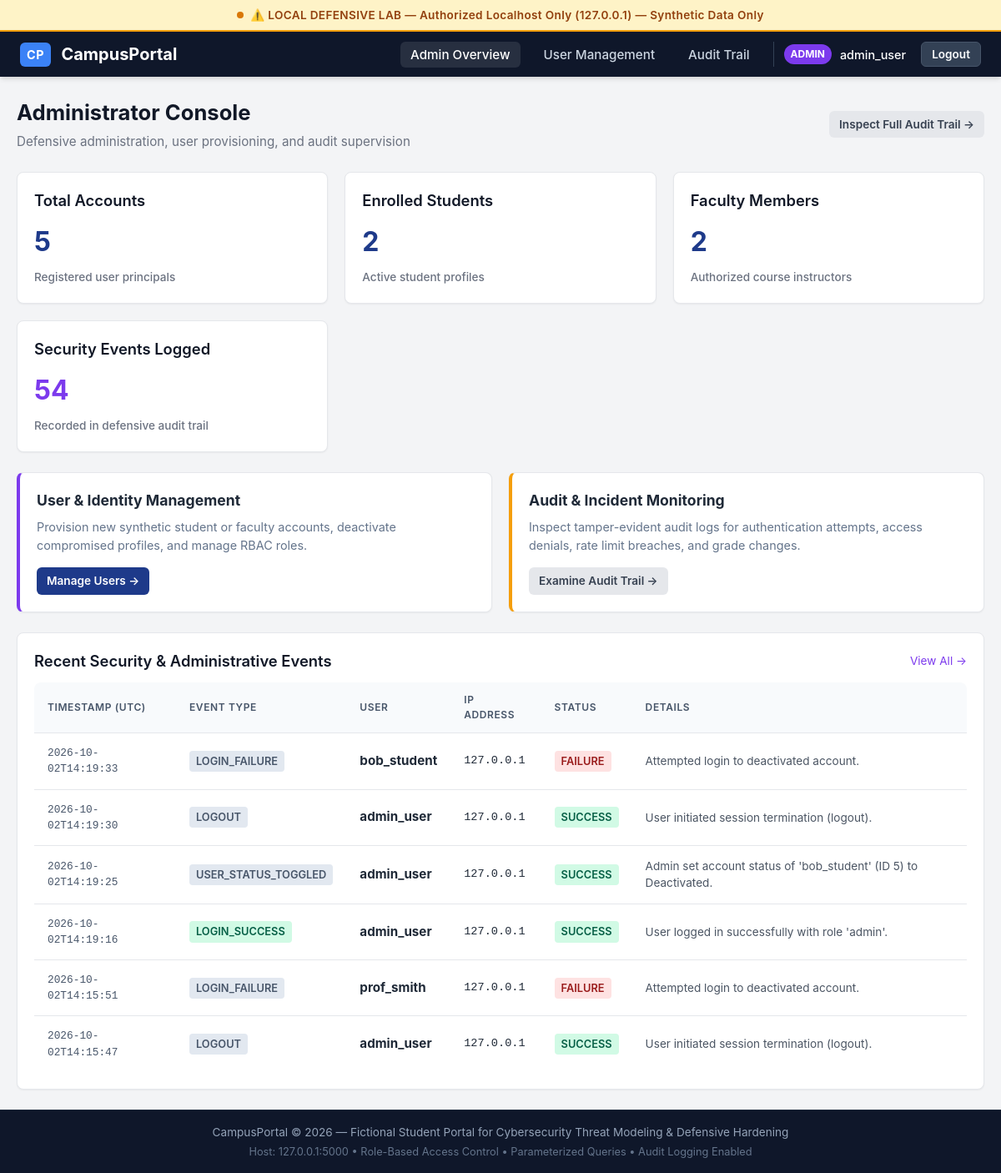
The page /admin/dashboard (signed in) on the database its author committed.
### tables this page shows
CREATE TABLE users (
            id INTEGER PRIMARY KEY AUTOINCREMENT,
            username TEXT UNIQUE NOT NULL,
            password_hash TEXT NOT NULL,
            role TEXT NOT NULL CHECK(role IN ('student', 'faculty', 'admin')),
            is_active INTEGER NOT NULL DEFAULT 1,
            created_at TEXT NOT NULL,
            last_login TEXT
        );

CREATE TABLE audit_logs (
            id INTEGER PRIMARY KEY AUTOINCREMENT,
            timestamp TEXT NOT NULL,
            event_type TEXT NOT NULL,
            user_id INTEGER,
            username TEXT,
            ip_address TEXT NOT NULL,
            status TEXT NOT NULL,
            details TEXT NOT NULL
        );

### app.py (the view)
    @app.route("/admin/dashboard")
    @roles_required("admin")
    def admin_dashboard():
        conn = get_db_connection(app.config["DATABASE_PATH"])
        total_users = conn.execute("SELECT COUNT(*) FROM users").fetchone()[0]
        total_students = conn.execute("SELECT COUNT(*) FROM students").fetchone()[0]
        total_faculty = conn.execute("SELECT COUNT(*) FROM faculty").fetchone()[0]
        total_audit_events = conn.execute("SELECT COUNT(*) FROM audit_logs").fetchone()[0]
        recent_logs = conn.execute("""
            SELECT * FROM audit_logs ORDER BY timestamp DESC LIMIT 6
        """).fetchall()
        conn.close()
        stats = {
            "total_users": total_users,
            "total_students": total_students,
            "total_faculty": total_faculty,
            "total_audit_events": total_audit_events
        }
        return render_template("admin/dashboard.html", stats=stats, recent_logs=recent_logs)

### database.py (called while the page is built)
def get_db_connection(db_path=None):
    if db_path is None:
        try:
            from flask import current_app
            if current_app and current_app.config.get("DATABASE_PATH"):
                db_path = current_app.config["DATABASE_PATH"]
        except (RuntimeError, ImportError):
            pass
    path = db_path or Config.DATABASE_PATH
    conn = sqlite3.connect(path)
    conn.row_factory = sqlite3.Row
    conn.execute("PRAGMA foreign_keys = ON")
    return conn

### security.py (called while the page is built, shortened)
def generate_csrf_token() -> str:
    if "_csrf_token" not in session:
        session["_csrf_token"] = secrets.token_hex(24)
    return session["_csrf_token"]

def roles_required(*allowed_roles):
    def decorator(f):
        @wraps(f)
        def decorated_function(*args, **kwargs):
            user_id = session.get("user_id")
            role = session.get("role")
            username = session.get("username")
            if not user_id or not role:
                flash("Please log in to access this page.", "warning")
                return redirect(url_for("login", next=request.path))
            conn = get_db_connection()
            user = conn.execute(
                "SELECT id, is_active, role FROM users WHERE id = ?", (user_id,)
            ).fetchone()
            conn.close()
            return f(*args, **kwargs)
        return decorated_function
    return decorator

### templates/admin/dashboard.html (shortened to what this page needs)
{% extends "base.html" %}
{% block content %}
<div class="page-header">
  <div>
    <h1 class="page-title">Administrator Console</h1>
    <p class="page-subtitle">Defensive administration, user provisioning, and audit supervision</p>
  </div>
  <div>
    <a href="{{ url_for('admin_audit') }}" class="btn btn-secondary btn-sm">Inspect Full Audit Trail &rarr;</a>
  </div>
</div>
<div class="grid-container">
  <div class="card">
    <div class="card-title">Total Accounts</div>
    <div class="metric-value">{{ stats.total_users }}</div>
    <div class="metric-label">Registered user principals</div>
  </div>
  <div class="card">
    <div class="card-title">Enrolled Students</div>
    <div class="metric-value">{{ stats.total_students }}</div>
    <div class="metric-label">Active student profiles</div>
  </div>
  <div class="card">
    <div class="card-title">Faculty Members</div>
    <div class="metric-value">{{ stats.total_faculty }}</div>
    <div class="metric-label">Authorized course instructors</div>
  </div>
  <div class="card">
    <div class="card-title">Security Events Logged</div>
    <div class="metric-value" style="color: #7c3aed;">{{ stats.total_audit_events }}</div>
    <div class="metric-label">Recorded in defensive audit trail</div>
  </div>
</div>
<div class="grid-container" style="margin-bottom: 24px;">
  <div class="card" style="border-left: 4px solid var(--badge-admin);">
    <h3 style="font-size: 1.1rem; margin-bottom: 8px;">User &amp; Identity Management</h3>
    <p style="color: #64748b; font-size: 0.9rem; margin-bottom: 16px;">
      Provision new synthetic student or faculty accounts, deactivate compromised profiles, and manage RBAC roles.
    </p>
    <a href="{{ url_for('admin_users') }}" class="btn btn-primary btn-sm">Manage Users &rarr;</a>
  </div>
  <div class="card" style="border-left: 4px solid #f59e0b;">
    <h3 style="font-size: 1.1rem; margin-bottom: 8px;">Audit &amp; Incident Monitoring</h3>
    <p style="color: #64748b; font-size: 0.9rem; margin-bottom: 16px;">
      Inspect tamper-evident audit logs for authentication attempts, access denials, rate limit breaches, and grade changes.
    </p>
    <a href="{{ url_for('admin_audit') }}" class="btn btn-secondary btn-sm">Examine Audit Trail &rarr;</a>
  </div>
</div>
<div class="card">
  <div class="card-title">
    <span>Recent Security &amp; Administrative Events</span>
    <a href="{{ url_for('admin_audit') }}" style="font-size: 0.85rem; font-weight: normal; color: #7c3aed; text-decoration: none;">View All &rarr;</a>
  </div>
  <div class="table-responsive" style="border: none; box-shadow: none; margin-bottom: 0;">
    <table class="portal-table">
      <thead>
        <tr>
          <th>Timestamp (UTC)</th>
          <th>Event Type</th>
          <th>User</th>
          <th>IP Address</th>
          <th>Status</th>
          <th>Details</th>
        </tr>
      </thead>
      <tbody>
        {% for log in recent_logs %}
          <tr>
            <td style="font-family: monospace; font-size: 0.8rem; color: #475569;">{{ log.timestamp[:19] }}</td>
            <td>
              <span class="badge {% if log.event_type in ['LOGIN_SUCCESS', 'SYSTEM_INIT'] %}badge-success{% elif log.event_type in ['ACCESS_DENIED', 'AUTH_REJECTED', 'LOGIN_RATE_LIMITED'] %}badge-danger{% else %}badge-neutral{% endif %}">
                {{ log.event_type }}
              </span>
            </td>
            <td><strong>{{ log.username or 'Anonymous' }}</strong></td>
            <td style="font-family: monospace; font-size: 0.85rem;">{{ log.ip_address }}</td>
            <td>
              <span class="badge {% if log.status == 'SUCCESS' %}badge-success{% else %}badge-danger{% endif %}">
                {{ log.status }}
              </span>
            </td>
            <td style="font-size: 0.85rem; color: #4b5563;">{{ log.details }}</td>
          </tr>
        {% else %}
          <tr>
            <td colspan="6" style="text-align: center; color: #64748b;">No recent audit logs.</td>
          </tr>
        {% endfor %}
      </tbody>
    </table>
  </div>
</div>
{% endblock %}

### templates/base.html (shortened to what this page needs)
<!DOCTYPE html>
<html lang="en">
<head>
  <link rel="stylesheet" href="{{ url_for('static', filename='css/style.css') }}">
</head>
<body>
  <div class="lab-banner" role="alert">
    <span class="pulse-dot"></span>
    <span>⚠️ LOCAL DEFENSIVE LAB — Authorized Localhost Only (127.0.0.1) — Synthetic Data Only</span>
  </div>
  <nav class="navbar">
    <a href="{{ url_for('index') }}" class="navbar-brand">
      <span class="logo-badge">CP</span>
      <span>CampusPortal</span>
    </a>
    <ul class="nav-links">
      {% if session.get('user_id') %}
        {% set role = session.get('role') %}
        {% if role == 'student' %}
          <li><a href="{{ url_for('student_dashboard') }}" class="{% if request.path == url_for('student_dashboard') %}active{% endif %}">Dashboard</a></li>
          <li><a href="{{ url_for('student_profile') }}" class="{% if request.path == url_for('student_profile') %}active{% endif %}">My Profile</a></li>
          <li><a href="{{ url_for('student_grades') }}" class="{% if request.path == url_for('student_grades') %}active{% endif %}">Grades</a></li>
          <li><a href="{{ url_for('student_attendance') }}" class="{% if request.path == url_for('student_attendance') %}active{% endif %}">Attendance</a></li>
        {% elif role == 'faculty' %}
          <li><a href="{{ url_for('faculty_dashboard') }}" class="{% if request.path == url_for('faculty_dashboard') %}active{% endif %}">Faculty Dashboard</a></li>
          <li><a href="{{ url_for('faculty_grades') }}" class="{% if request.path == url_for('faculty_grades') %}active{% endif %}">Manage Grades</a></li>
        {% elif role == 'admin' %}
          <li><a href="{{ url_for('admin_dashboard') }}" class="{% if request.path == url_for('admin_dashboard') %}active{% endif %}">Admin Overview</a></li>
          <li><a href="{{ url_for('admin_users') }}" class="{% if request.path == url_for('admin_users') %}active{% endif %}">User Management</a></li>
          <li><a href="{{ url_for('admin_audit') }}" class="{% if request.path == url_for('admin_audit') %}active{% endif %}">Audit Trail</a></li>
        {% endif %}
        <li class="user-profile-badge">
          <span class="role-pill role-{{ role }}">{{ role }}</span>
          <span style="font-weight: 500; font-size: 0.9rem;">{{ session.get('username') }}</span>
          <form action="{{ url_for('logout') }}" method="POST" style="display: inline; margin-left: 8px;">
            <button type="submit" class="btn btn-secondary btn-sm" style="background-color: #334155; color: #f8fafc; border: 1px solid #475569;">Logout</button>
          </form>
        </li>
      {% else %}
        <li><a href="{{ url_for('login') }}" class="btn btn-primary btn-sm">Sign In</a></li>
      {% endif %}
    </ul>
  </nav>
  <main class="main-content">
    {% block content %}{% endblock %}
  </main>
  <footer class="portal-footer">
    <p>CampusPortal &copy; 2026 — Fictional Student Portal for Cybersecurity Threat Modeling &amp; Defensive Hardening</p>
    <p style="margin-top: 4px; font-size: 0.8rem; color: #64748b;">
      Host: 127.0.0.1:5000 &bull; Role-Based Access Control &bull; Parameterized Queries &bull; Audit Logging Enabled
    </p>
  </footer>
</body>
</html>

### rows shown on the page
users: role "ADMIN"
audit_logs: timestamp "2026-10-02T14:19:33", event_type "LOGIN_FAILURE", username "bob_student", ip_address "127.0.0.1", status "FAILURE", details "Attempted login to deactivated account."
audit_logs: timestamp "2026-10-02T14:19:30", event_type "LOGOUT", username "admin_user", ip_address "127.0.0.1", status "SUCCESS", details "User initiated session termination (logout)."
audit_logs: timestamp "2026-10-02T14:19:25", event_type "USER_STATUS_TOGGLED", username "admin_user", ip_address "127.0.0.1", status "SUCCESS", details "Admin set account status of 'bob_student' (ID 5) to Deactivated."
audit_logs: timestamp "2026-10-02T14:19:16", event_type "LOGIN_SUCCESS", username "admin_user", ip_address "127.0.0.1", status "SUCCESS", details "User logged in successfully with role 'admin'."
audit_logs: timestamp "2026-10-02T14:15:51", event_type "LOGIN_FAILURE", username "prof_smith", ip_address "127.0.0.1", status "FAILURE", details "Attempted login to deactivated account."
audit_logs: timestamp "2026-10-02T14:15:47", event_type "LOGOUT", username "admin_user", ip_address "127.0.0.1", status "SUCCESS", details "User initiated session termination (logout)."

### other values the page prints
{{ session.get('username') }} "admin_user"
{{ stats.total_users }} "5"
{{ stats.total_students }} "2"
{{ stats.total_faculty }} "2"
{{ stats.total_audit_events }} "54"
